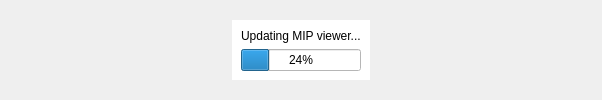
            <widget class="QWidget" name="viewerMIP_Page">
             <layout class="QHBoxLayout" name="horizontalLayout_11">
              <property name="margin">
               <number>0</number>
              </property>
              <item>
               <widget class="NaLargeMIPWidget" name="naLargeMIPWidget" native="true">
                <property name="toolTip">
                 <string>scroll to zoom
drag to pan
double-click to recenter</string>
                </property>
                <property name="autoFillBackground">
                 <bool>true</bool>
                </property>
                <layout class="QHBoxLayout" name="horizontalLayout_7">
                 <item>
                  <spacer name="horizontalSpacer_5">
                   <property name="orientation">
                    <enum>Qt::Horizontal</enum>
                   </property>
                   <property name="sizeHint" stdset="0">
                    <size>
                     <width>223</width>
                     <height>20</height>
                    </size>
                   </property>
                  </spacer>
                 </item>
                 <item>
                  <widget class="QWidget" name="progressWidgetMip" native="true">
                   <property name="enabled">
                    <bool>true</bool>
                   </property>
                   <property name="sizePolicy">
                    <sizepolicy hsizetype="Preferred" vsizetype="Maximum">
                     <horstretch>0</horstretch>
                     <verstretch>0</verstretch>
                    </sizepolicy>
                   </property>
                   <property name="styleSheet">
                    <string notr="true">background-color: rgb(255, 255, 255);</string>
                   </property>
                   <layout class="QVBoxLayout" name="verticalLayout_15">
                    <item>
                     <widget class="QLabel" name="progressLabelMip">
                      <property name="text">
                       <string>Updating MIP viewer...</string>
                      </property>
                     </widget>
                    </item>
                    <item>
                     <widget class="QProgressBar" name="progressBarMip">
                      <property name="value">
                       <number>24</number>
                      </property>
                     </widget>
                    </item>
                   </layout>
                  </widget>
                 </item>
                 <item>
                  <spacer name="horizontalSpacer_6">
                   <property name="orientation">
                    <enum>Qt::Horizontal</enum>
                   </property>
                   <property name="sizeHint" stdset="0">
                    <size>
                     <width>223</width>
                     <height>20</height>
                    </size>
                   </property>
                  </spacer>
                 </item>
                </layout>
               </widget>
              </item>
             </layout>
            </widget>
